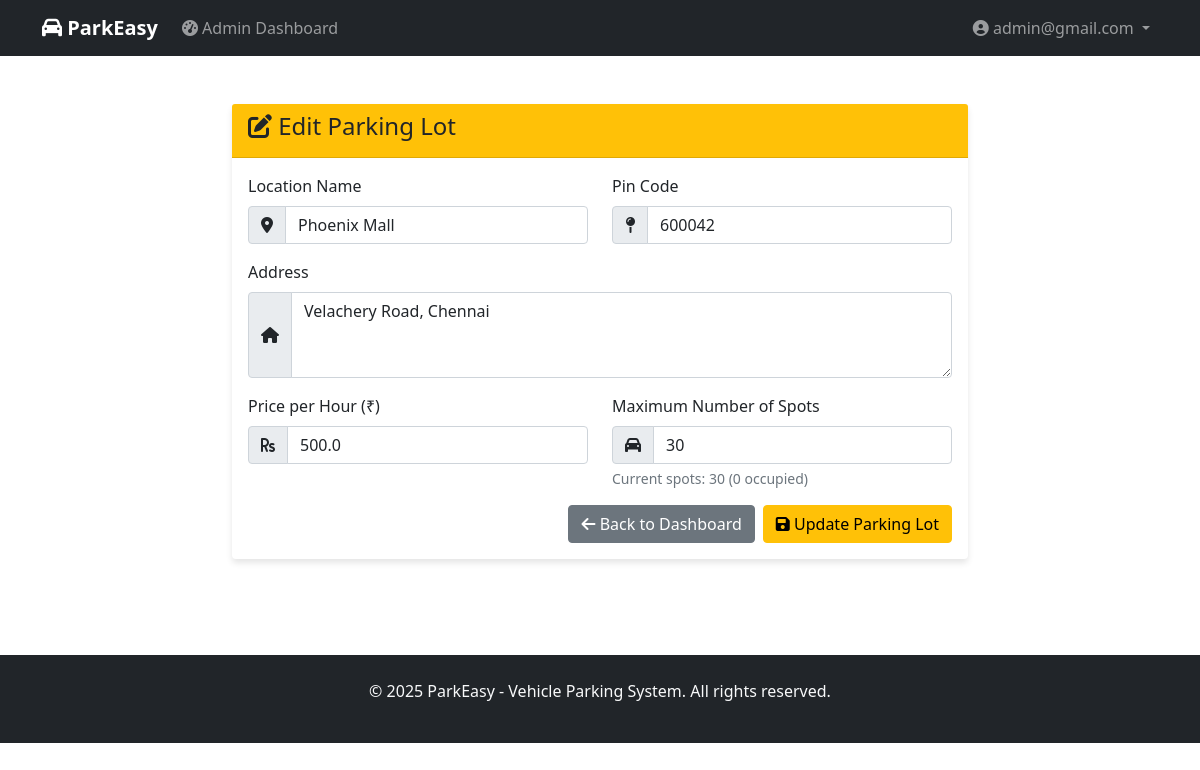
Screenshot of /admin/edit_parking_lot/1 (signed in) with the database file from the repository.
### controllers/models.py (models this page shows, shortened)
class ParkingLot(db.Model):
    id = db.Column(db.Integer, primary_key=True)
    prime_location_name = db.Column(db.String(100), nullable=False)
    price = db.Column(db.Float, nullable=False)  # Price per hour
    address = db.Column(db.Text, nullable=False)
    pin_code = db.Column(db.String(10), nullable=False)
    maximum_number_of_spots = db.Column(db.Integer, nullable=False)
    created_at = db.Column(db.DateTime, default=datetime.utcnow)
    parking_spots = db.relationship('ParkingSpot', backref='parking_lot', lazy=True, cascade='all, delete-orphan')
    @property
    def occupied_spots_count(self):
        return ParkingSpot.query.filter_by(lot_id=self.id, status='O').count()

### controllers/general_routes.py (the view)
    def decorated_function(*args, **kwargs):
        if 'email' not in session or 'admin' not in session.get('roles', []):
            flash('Admin access required.', 'error')
            return redirect(url_for('home'))
        return f(*args, **kwargs)

### controllers/general_routes.py (called while the page is built, shortened)
def require_admin(f):
    def decorated_function(*args, **kwargs):
        if 'email' not in session or 'admin' not in session.get('roles', []):
            flash('Admin access required.', 'error')
            return redirect(url_for('home'))
        return f(*args, **kwargs)
    decorated_function.__name__ = f.__name__
    return decorated_function

@app.route('/admin/edit_parking_lot/<int:lot_id>', methods=['GET', 'POST'])
@require_admin
def edit_parking_lot(lot_id):
    parking_lot = ParkingLot.query.get_or_404(lot_id)
    if request.method == 'GET':
        return render_template('edit_parking_lot.html', parking_lot=parking_lot)

### templates/edit_parking_lot.html (shortened to what this page needs)
{% extends "base.html" %}
{% block content %}
<div class="container py-5">
    <div class="row justify-content-center">
        <div class="col-md-8">
            <div class="card">
                <div class="card-header bg-warning text-dark">
                    <h4><i class="fas fa-edit"></i> Edit Parking Lot</h4>
                </div>
                <div class="card-body">
                    <form method="POST">
                        <div class="row">
                            <div class="col-md-6">
                                <div class="mb-3">
                                    <label for="name" class="form-label">Location Name</label>
                                    <div class="input-group">
                                        <span class="input-group-text"><i class="fas fa-map-marker-alt"></i></span>
                                        <input type="text" class="form-control" id="name" name="name"
                                               value="{{ parking_lot.prime_location_name }}" required>
                                    </div>
                                </div>
                            </div>
                            <div class="col-md-6">
                                <div class="mb-3">
                                    <label for="pin_code" class="form-label">Pin Code</label>
                                    <div class="input-group">
                                        <span class="input-group-text"><i class="fas fa-map-pin"></i></span>
                                        <input type="text" class="form-control" id="pin_code" name="pin_code"
                                               value="{{ parking_lot.pin_code }}" required>
                                    </div>
                                </div>
                            </div>
                        </div>
                        <div class="mb-3">
                            <label for="address" class="form-label">Address</label>
                            <div class="input-group">
                                <span class="input-group-text"><i class="fas fa-home"></i></span>
                                <textarea class="form-control" id="address" name="address" rows="3" required>{{ parking_lot.address }}</textarea>
                            </div>
                        </div>
                        <div class="row">
                            <div class="col-md-6">
                                <div class="mb-3">
                                    <label for="price" class="form-label">Price per Hour (₹)</label>
                                    <div class="input-group">
                                        <span class="input-group-text"><i class="fas fa-rupee-sign"></i></span>
                                        <input type="number" class="form-control" id="price" name="price"
                                               step="0.01" min="0" value="{{ parking_lot.price }}" required>
                                    </div>
                                </div>
                            </div>
                            <div class="col-md-6">
                                <div class="mb-3">
                                    <label for="max_spots" class="form-label">Maximum Number of Spots</label>
                                    <div class="input-group">
                                        <span class="input-group-text"><i class="fas fa-car"></i></span>
                                        <input type="number" class="form-control" id="max_spots" name="max_spots"
                                               min="1" value="{{ parking_lot.maximum_number_of_spots }}" required>
                                    </div>
                                    <div class="form-text">
                                        Current spots: {{ parking_lot.parking_spots|length }}
                                        ({{ parking_lot.occupied_spots_count }} occupied)
                                    </div>
                                </div>
                            </div>
                        </div>
                        <div class="d-grid gap-2 d-md-flex justify-content-md-end">
                            <a href="{{ url_for('admin_dashboard') }}" class="btn btn-secondary">
                                <i class="fas fa-arrow-left"></i> Back to Dashboard
                            </a>
                            <button type="submit" class="btn btn-warning">
                                <i class="fas fa-save"></i> Update Parking Lot
                            </button>
                        </div>
                    </form>
                </div>
            </div>
        </div>
    </div>
</div>
{% endblock %}

### templates/base.html (style rules this page uses)
.card { border: none; box-shadow: 0 4px 6px rgba(0, 0, 0, 0.1); }

### rows the page displays
ParkingLot: name "Phoenix Mall", pin_code "600042", address "Velachery Road, Chennai", price "500.0", max_spots "30"

### other values shown
{{ session['email'] }} "admin@gmail.com"
{{ parking_lot.parking_spots|length }} "30"
{{ parking_lot.occupied_spots_count }} "0"
